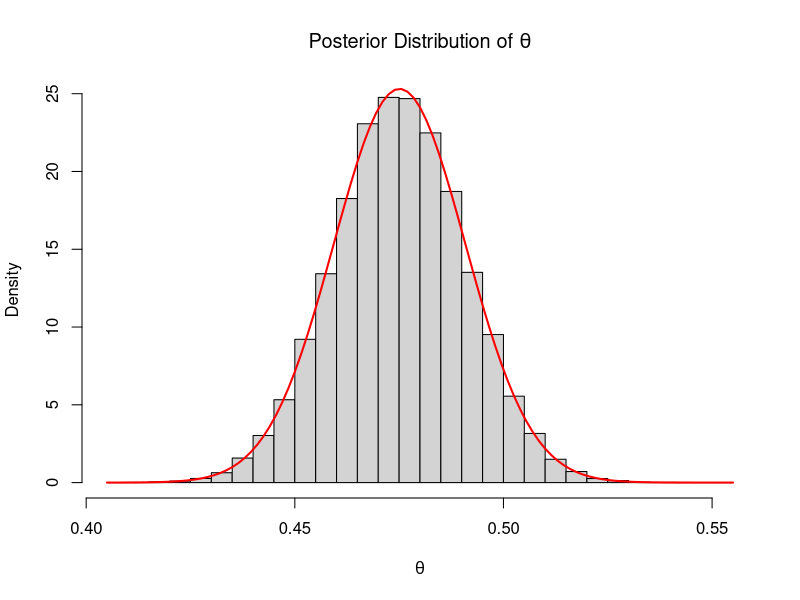
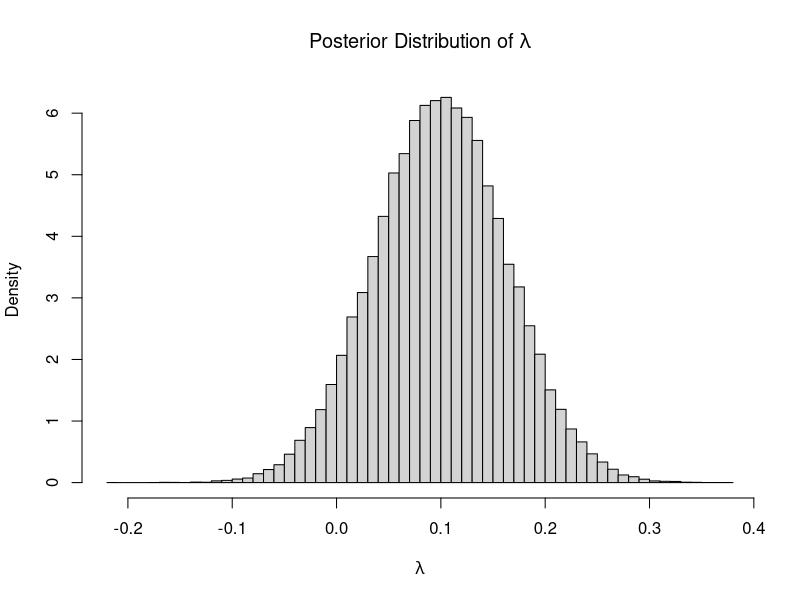
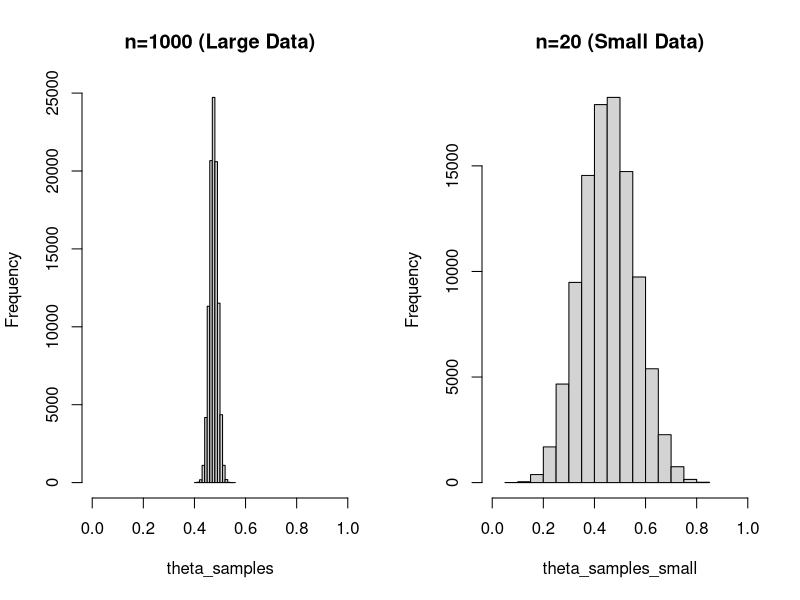

Write R code to recreate these figures, in order.
## ---- chunk 1
knitr::opts_chunk$set(echo = TRUE)
## ---- chunk 2
set.seed(123)
S <- 100000
alpha_post <- 476
beta_post <- 526
theta_samples <- rbeta(S, alpha_post, beta_post)
## ---- chunk 3
mean(theta_samples)
var(theta_samples)
quantile(theta_samples, c(0.025, 0.975))
## ---- chunk 4
post_mean <- mean(theta_samples)
post_var <- var(theta_samples)
hist(theta_samples, breaks = 50, prob = TRUE, 
     main = expression(paste("Posterior Distribution of ", theta)),
     xlab = expression(theta))
curve(dnorm(x, mean = post_mean, sd = sqrt(post_var)), add = TRUE, col = "red", lwd = 2)
## ---- chunk 5
lambda_samples <- -log(theta_samples) + log(1 - theta_samples)

hist(lambda_samples, breaks = 50, prob = TRUE, 
     main = expression(paste("Posterior Distribution of ", lambda)),
     xlab = expression(lambda))
## ---- chunk 6
mean(lambda_samples)
var(lambda_samples)
quantile(lambda_samples, c(0.005, 0.995))
## ---- chunk 7
mean(theta_samples < 0.485)
## ---- chunk 8
theta_samples_small <- rbeta(S, 10, 12)
par(mfrow=c(1,2))
hist(theta_samples, xlim=c(0,1), main="n=1000 (Large Data)")
hist(theta_samples_small, xlim=c(0,1), main="n=20 (Small Data)")
## ---- chunk 9
mean(theta_samples_small)
var(theta_samples_small)
quantile(theta_samples_small, c(0.025, 0.975))
